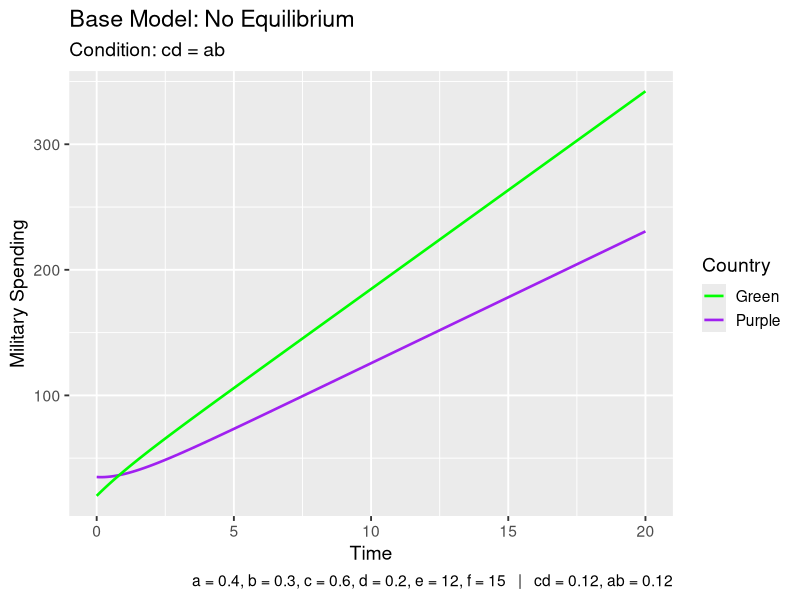
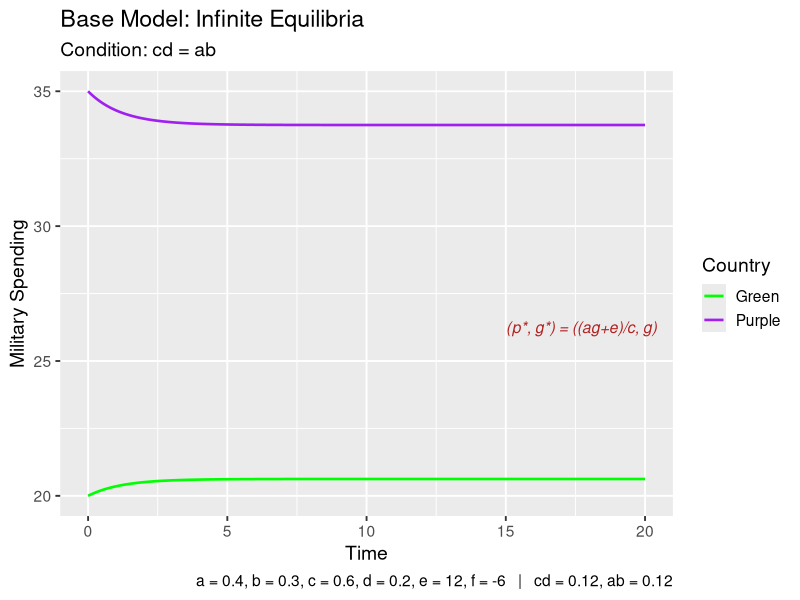
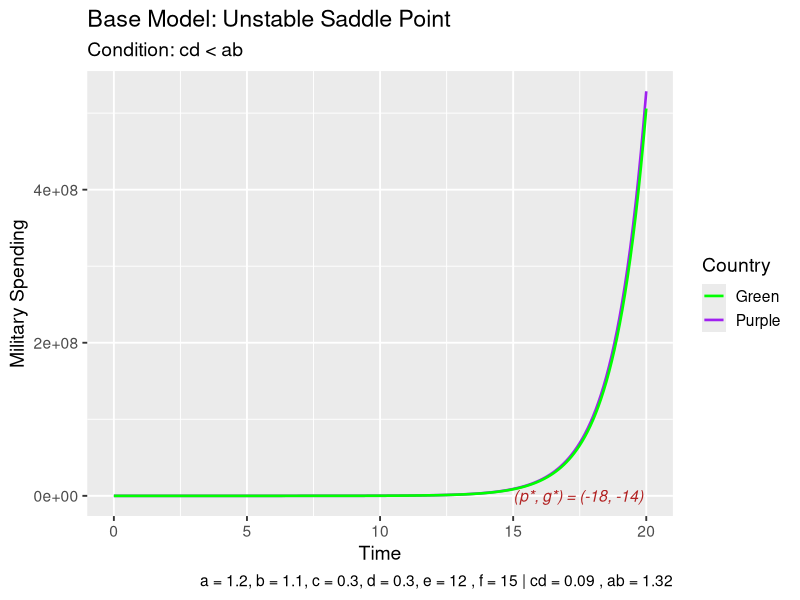
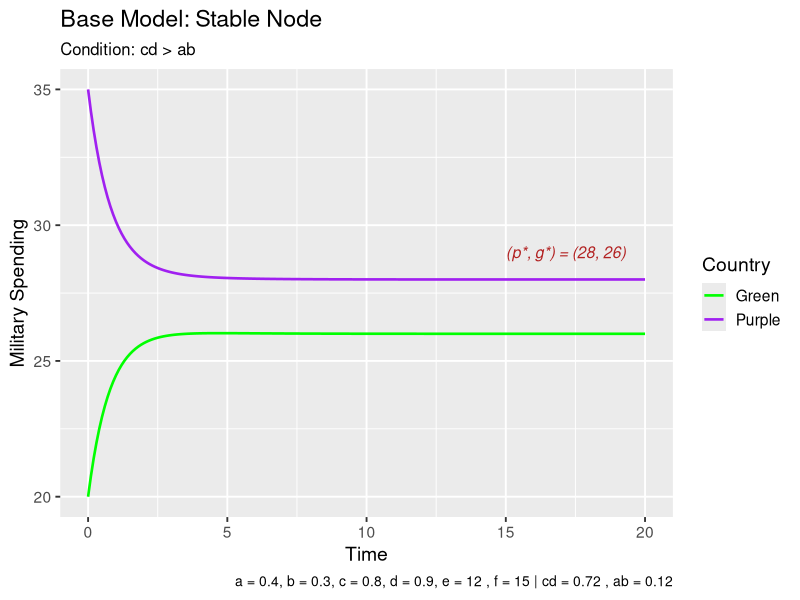
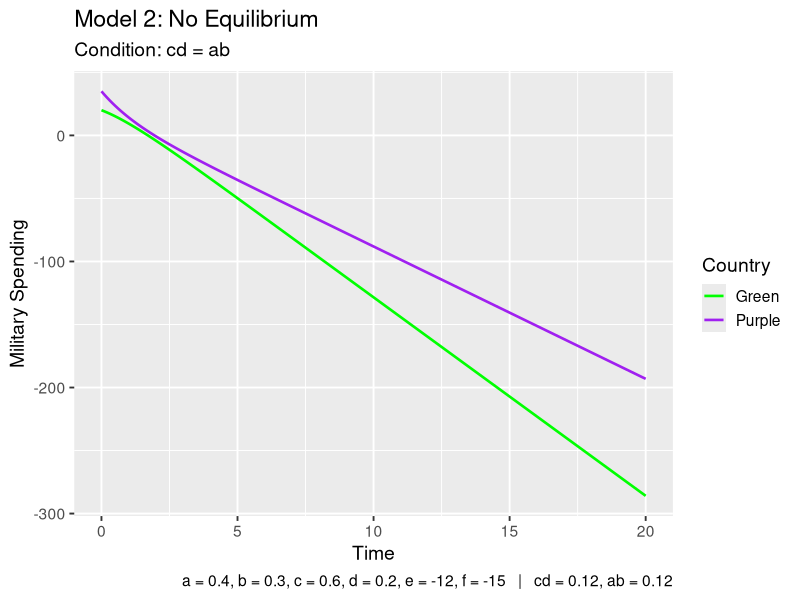
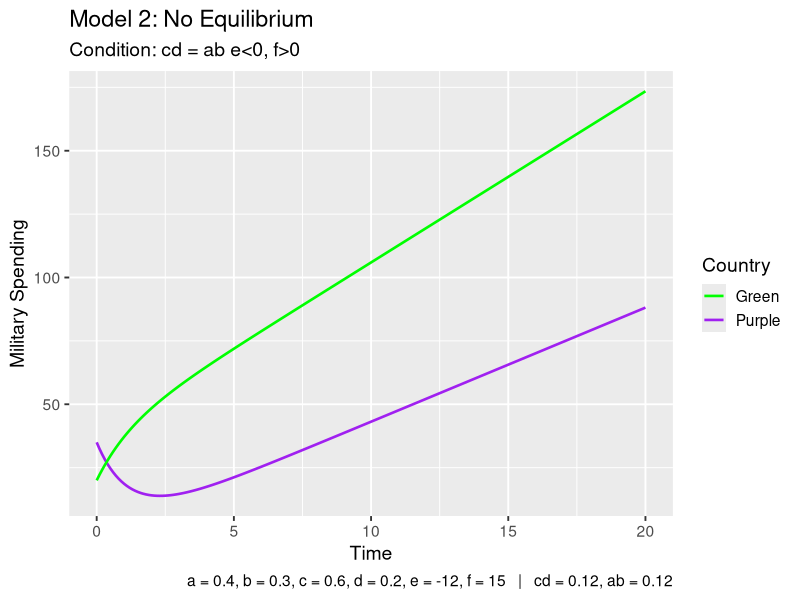
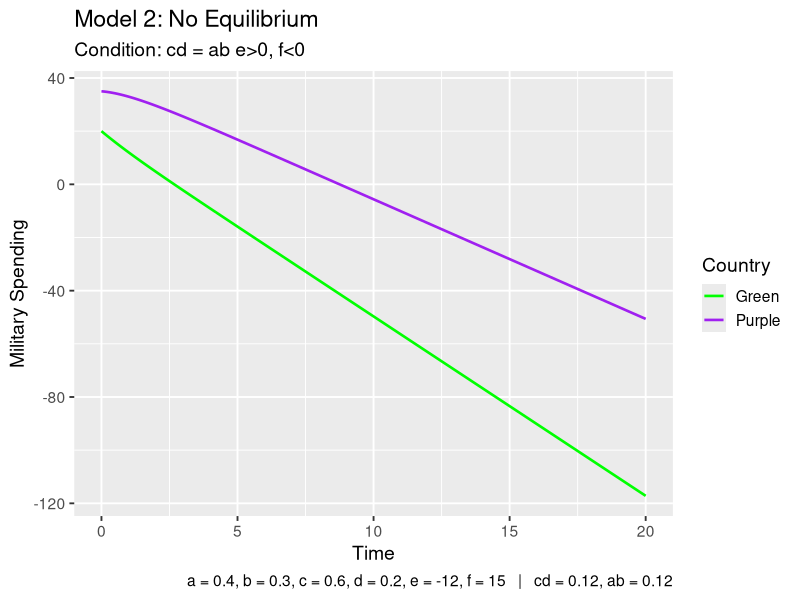
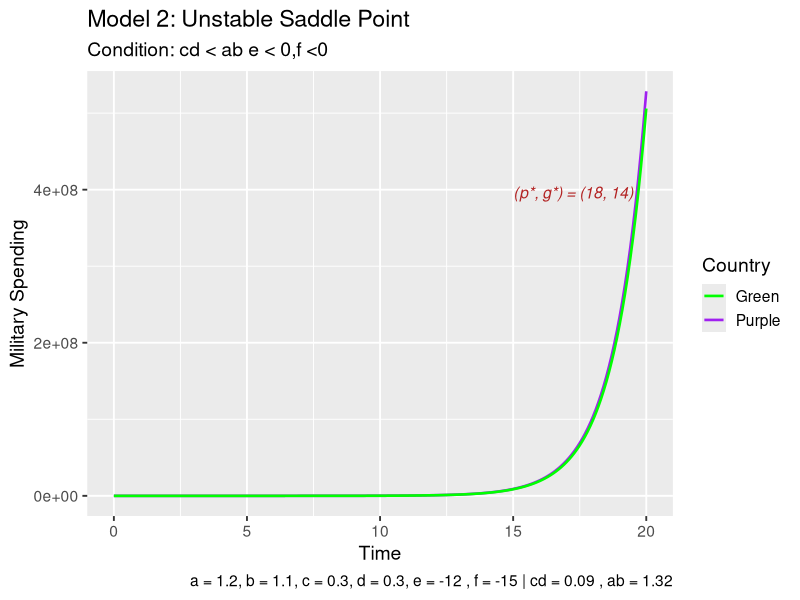

Write R code to recreate these figures, in order.
####################
# Arms Race Model
####################

#load libraries
library(ggplot2)

#time values
t_vals <- seq(0, 20, by = 0.1)

#parameters
#values of e and f shift the equilibrium but do not change stability results - confirm
e <- 12
f <- 15

#initial conditions determine the starting point of the simulation
#values below or above equilibrium affect whether spending initially increases or decreases
#p0 <- 12
#g0 <- 15
p0 <- 35
g0 <- 20

#create matrix to store model values: simulated spending levels of Purple and Green, respectively
arms <- matrix(NA, nrow = 2, ncol = length(t_vals))
arms[,1] <- c(p0, g0)

#Euler's method to numerically simulate the arms race model
arms_model <- function(t_vals, arms, a, b, c, d, e, f){
  h <- t_vals[2] - t_vals[1]
  for(t in 2:length(t_vals)){
    
    p_prev <- arms[1, t-1]
    g_prev <- arms[2, t-1]
  
    dp <- a*g_prev - c*p_prev + e
    dg <- b*p_prev - d*g_prev + f
    
    p_new <- p_prev + h*dp
    g_new <- g_prev + h*dg
    
    arms[,t] <- c(p_new, g_new)
  }
  return(arms)
}


#equilibirum
equilibrium <- function(a, b, c, d, e, f) {
  denom <- c*d - a*b
  if (abs(denom) < 1e-10) return(NULL)
  
  p_star <- (d*e + a*f) / denom
  g_star <- (b*e + c*f) / denom
  
  return(c(p_star = p_star, g_star = g_star))
}

#Model 1 - Condition: cd = ab, (e,f) >0
model1 <- arms_model(t_vals, arms, a = 0.4, b = 0.3, c = 0.6, d = 0.2, e, f)

soln1 <- data.frame(
  time = t_vals,
  purple = model1[1,],
  green = model1[2,]
)

ggplot(soln1) +
  geom_line(aes(x = time, y = purple, colour = "Purple"), linewidth = 0.9) +
  geom_line(aes(x = time, y = green, colour = "Green"), linewidth = 0.9) +
  
  labs(
    title = "Base Model: No Equilibrium",
    subtitle = "Condition: cd = ab",
    x = "Time",
    y = "Military Spending",
    colour = "Country",
    caption = paste0(
      "a = 0.4, b = 0.3, c = 0.6, d = 0.2, e = ", e, ", f = ", f,
      "   |   cd = ", round(0.6*0.2,2),
      ", ab = ", round(0.4*0.3,2)
    )
  ) +
  
  scale_colour_manual(values = c("Purple" = "purple", "Green" = "green")) +
  
  theme_gray(base_size = 14)

#Model 1 - Condition: cd = ab, infinite equilibria case
#pick good values for e and derive f using the relation established
e <- 12
b <-0.3
c <- 0.6
f <- (-b*e)/c
model1_inf <- arms_model(t_vals, arms, a = 0.4, b = 0.3, c = 0.6, d = 0.2, e, f)

eq1_inf <- equilibrium(a = 0.4, b = 0.3, c = 0.6, d = 0.2, e, f)

soln1_inf <- data.frame(
  time = t_vals,
  purple = model1_inf[1,],
  green = model1_inf[2,]
)

ggplot(soln1_inf) +
  geom_line(aes(x = time, y = purple, colour = "Purple"), linewidth = 0.9) +
  geom_line(aes(x = time, y = green, colour = "Green"), linewidth = 0.9) +
  
  #equilibrium label
  annotate("text",
           x = max(t_vals)*0.75,
           y = max(model1_inf[1,])*0.75,
           label = paste0("(p*, g*) = (",
                          "(ag+e)/c", ", ",
                          "g", ")"),
           hjust = 0,
           size = 4,
           colour = "firebrick",
           fontface = "italic") +
  
  labs(
    title = "Base Model: Infinite Equilibria",
    subtitle = "Condition: cd = ab",
    x = "Time",
    y = "Military Spending",
    colour = "Country",
    caption = paste0(
      "a = 0.4, b = 0.3, c = 0.6, d = 0.2, e = ",  round(e,2), ", f = ", round(f,2),
      "   |   cd = ", round(0.6*0.2,2),
      ", ab = ", round(0.4*0.3,2)
    )
  ) +
  
  scale_colour_manual(values = c("Purple" = "purple", "Green" = "green")) +
  
  theme_gray(base_size = 14)

#parameters reinitialized since I need to go back to the default case
e <- 12
f <- 15

#Model 2 - Condition: cd < ab , +ve e,f
model2 <- arms_model(t_vals, arms, a = 1.2, b = 1.1, c = 0.3, d = 0.3, e, f)
#Plot Model 2
soln2 <- data.frame(
  time = t_vals,
  purple = model2[1,],
  green = model2[2,]
)

eq2 <- equilibrium(a = 1.2, b = 1.1, c = 0.3, d = 0.3, e = e, f = f)

ggplot(soln2) +
  geom_line(aes(x = time, y = purple, colour = "Purple"), linewidth = 0.9) +
  geom_line(aes(x = time, y = green, colour = "Green"), linewidth = 0.9) +
  
  #equilibrium label
  annotate("text",
           x = max(t_vals)*0.75,
           y = eq2["p_star"] + 1,
           label = paste0("(p*, g*) = (",
                          round(eq2["p_star"],0), ", ",
                          round(eq2["g_star"],0), ")"),
           hjust = 0,
           size = 4,
           colour = "firebrick",
           fontface = "italic") +
  
  labs(
    title = "Base Model: Unstable Saddle Point",
    subtitle = "Condition: cd < ab",
    x = "Time",
    y = "Military Spending",
    colour = "Country",
    caption = paste("a = 1.2, b = 1.1, c = 0.3, d = 0.3, e =", e, ", f =", f,
                    "| cd =", round(0.3*0.3,2), ", ab =", round(1.2*1.1,2))
  ) +
  scale_colour_manual(values = c("Purple" = "purple", "Green" = "green")) +
  theme_gray(base_size = 14)

#Model 3: Condition: cd > ab
model3 <- arms_model(t_vals, arms, a = 0.4, b = 0.3, c = 0.8, d = 0.9, e, f)

soln3 <- data.frame(
  time = t_vals,
  purple = model3[1,],
  green = model3[2,]
)

eq3 <- equilibrium(a = 0.4, b = 0.3, c = 0.8, d = 0.9, e = e, f = f)

ggplot(soln3) +
  geom_line(aes(x = time, y = purple, colour = "Purple"), linewidth = 0.9) +
  geom_line(aes(x = time, y = green, colour = "Green"), linewidth = 0.9) +
  
  #equilibrium label
  annotate("text",
           x = max(t_vals)*0.75,
           y = eq3["p_star"] + 1,
           label = paste0("(p*, g*) = (",
                          round(eq3["p_star"],0), ", ",
                          round(eq3["g_star"],0), ")"),
           hjust = 0,
           size = 4,
           colour = "firebrick",
           fontface = "italic") +
  
  labs(
    title = "Base Model: Stable Node",
    subtitle = "Condition: cd > ab",
    x = "Time",
    y = "Military Spending",
    colour = "Country",
    caption = paste("a = 0.4, b = 0.3, c = 0.8, d = 0.9, e =", e, ", f =", f,
                    "| cd =", round(0.8*0.9,2), ", ab =", round(0.4*0.3,2))
  ) +
  
  scale_colour_manual(values = c("Purple" = "purple", "Green" = "green")) +
  
  theme_gray(base_size = 14) +
  theme(
    plot.title = element_text(face = "plain"),
    plot.subtitle = element_text(size = 12),
    legend.position = "right",
    plot.caption = element_text(size = 10)
  )


#Model 1 - Condition: cd = ab, (e,f) < 0
model1_neg <- arms_model(t_vals, arms, a = 0.4, b = 0.3, c = 0.6, d = 0.2, e=-e, f=-f)

eq1 <- equilibrium(a = 0.4, b = 0.3, c = 0.6, d = 0.2, e = -e, f = -f) 
## Returns null so I'm going to delete logic for
## plotting equilibriums

soln1_neg <- data.frame(
  time = t_vals,
  purple = model1_neg[1,],
  green = model1_neg[2,]
)

ggplot(soln1_neg) +
  geom_line(aes(x = time, y = purple, colour = "Purple"), linewidth = 0.9) +
  geom_line(aes(x = time, y = green, colour = "Green"), linewidth = 0.9) +

  labs(
    title = "Model 2: No Equilibrium",
    subtitle = "Condition: cd = ab",
    x = "Time",
    y = "Military Spending",
    colour = "Country",
    caption = paste0(
      "a = 0.4, b = 0.3, c = 0.6, d = 0.2, e = ", -e, ", f = ", -f,
      "   |   cd = ", round(0.6*0.2,2),
      ", ab = ", round(0.4*0.3,2)
    )
  ) +
  
  scale_colour_manual(values = c("Purple" = "purple", "Green" = "green")) +
  
  theme_gray(base_size = 14)

#Model 1 - Condition: cd = ab, (e< 0 f> 0)
model1_diff <- arms_model(t_vals, arms, a = 0.4, b = 0.3, c = 0.6, d = 0.2, e=-e, f=f)

eq1 <- equilibrium(a = 0.4, b = 0.3, c = 0.6, d = 0.2, e = -e, f = f) 
## Returns null so I'm going to delete logic for
## plotting equilibriums

soln1_neg <- data.frame(
  time = t_vals,
  purple = model1_diff[1,],
  green = model1_diff[2,]
)

ggplot(soln1_neg) +
  geom_line(aes(x = time, y = purple, colour = "Purple"), linewidth = 0.9) +
  geom_line(aes(x = time, y = green, colour = "Green"), linewidth = 0.9) +
  
  labs(
    title = "Model 2: No Equilibrium",
    subtitle = "Condition: cd = ab e<0, f>0",
    x = "Time",
    y = "Military Spending",
    colour = "Country",
    caption = paste0(
      "a = 0.4, b = 0.3, c = 0.6, d = 0.2, e = ", -e, ", f = ", f,
      "   |   cd = ", round(0.6*0.2,2),
      ", ab = ", round(0.4*0.3,2)
    )
  ) +
  
  scale_colour_manual(values = c("Purple" = "purple", "Green" = "green")) +
  
  theme_gray(base_size = 14)

#Model 1 - Condition: cd = ab, (e> 0 f< 0)
model1_diff_b <- arms_model(t_vals, arms, a = 0.4, b = 0.3, c = 0.6, d = 0.2, e=e, f=-f)

eq1 <- equilibrium(a = 0.4, b = 0.3, c = 0.6, d = 0.2, e = e, f = -f) 
## Returns null so I'm going to delete logic for
## plotting equilibriums

soln1_neg <- data.frame(
  time = t_vals,
  purple = model1_diff_b[1,],
  green = model1_diff_b[2,]
)

ggplot(soln1_neg) +
  geom_line(aes(x = time, y = purple, colour = "Purple"), linewidth = 0.9) +
  geom_line(aes(x = time, y = green, colour = "Green"), linewidth = 0.9) +
  
  labs(
    title = "Model 2: No Equilibrium",
    subtitle = "Condition: cd = ab e>0, f<0",
    x = "Time",
    y = "Military Spending",
    colour = "Country",
    caption = paste0(
      "a = 0.4, b = 0.3, c = 0.6, d = 0.2, e = ", -e, ", f = ", f,
      "   |   cd = ", round(0.6*0.2,2),
      ", ab = ", round(0.4*0.3,2)
    )
  ) +
  
  scale_colour_manual(values = c("Purple" = "purple", "Green" = "green")) +
  
  theme_gray(base_size = 14)

#Model 2 - Condition: cd < ab , (e,f) < 0
model2_neg <- arms_model(t_vals, arms, a = 1.2, b = 1.1, c = 0.3, d = 0.3, e, f)
#Plot Model 2
soln2 <- data.frame(
  time = t_vals,
  purple = model2_neg[1,],
  green = model2_neg[2,]
)

eq2 <- equilibrium(a = 1.2, b = 1.1, c = 0.3, d = 0.3, e = -e, f = -f)

ggplot(soln2) +
  geom_line(aes(x = time, y = purple, colour = "Purple"), linewidth = 0.9) +
  geom_line(aes(x = time, y = green, colour = "Green"), linewidth = 0.9) +
  
  #equilibrium label
  annotate("text",
           x = max(t_vals)*0.75,
           y = max(model2_neg[1,])*0.75,
           label = paste0("(p*, g*) = (",
                          round(eq2["p_star"],0), ", ",
                          round(eq2["g_star"],0), ")"),
           hjust = 0,
           size = 4,
           colour = "firebrick",
           fontface = "italic") +
  
  labs(
    title = "Model 2: Unstable Saddle Point",
    subtitle = "Condition: cd < ab e < 0,f <0",
    x = "Time",
    y = "Military Spending",
    colour = "Country",
    caption = paste("a = 1.2, b = 1.1, c = 0.3, d = 0.3, e =", -e, ", f =", -f,
                    "| cd =", round(0.3*0.3,2), ", ab =", round(1.2*1.1,2))
  ) +
  scale_colour_manual(values = c("Purple" = "purple", "Green" = "green")) +
  theme_gray(base_size = 14)

#Model 2 - Condition: cd < ab , (e > 0, f < 0)
model2_diff <- arms_model(t_vals, arms, a = 1.2, b = 1.1, c = 0.3, d = 0.3, e, -f)
#Plot Model 2
soln2 <- data.frame(
  time = t_vals,
  purple = model2_diff[1,],
  green = model2_diff[2,]
)

eq2 <- equilibrium(a = 1.2, b = 1.1, c = 0.3, d = 0.3, e = e, f = -f)

ggplot(soln2) +
  geom_line(aes(x = time, y = purple, colour = "Purple"), linewidth = 0.9) +
  geom_line(aes(x = time, y = green, colour = "Green"), linewidth = 0.9) +
  
#equilibrium label
annotate("text",
         x = max(t_vals)*0.75,
         y = eq2["p_star"] + 1,
         label = paste0("(p*, g*) = (",
                        round(eq2["p_star"],0), ", ",
                        round(eq2["g_star"],0), ")"),
         hjust = 0,
         size = 4,
         colour = "firebrick",
         fontface = "italic") +
  
  labs(
    title = "Model 2: Unstable Saddle Point",
    subtitle = "Condition: cd < ab, e>0 f<0",
    x = "Time",
    y = "Military Spending",
    colour = "Country",
    caption = paste("a = 1.2, b = 1.1, c = 0.3, d = 0.3, e =", e, ", f =", -f,
                    "| cd =", round(0.3*0.3,2), ", ab =", round(1.2*1.1,2))
  ) +
  scale_colour_manual(values = c("Purple" = "purple", "Green" = "green")) +
  theme_gray(base_size = 14)

#Model 2 - Condition: cd < ab , (e < 0, f > 0)
model2_diff_b <- arms_model(t_vals, arms, a = 1.2, b = 1.1, c = 0.3, d = 0.3, -e, f)
#Plot Model 2
soln2 <- data.frame(
  time = t_vals,
  purple = model2_diff[1,],
  green = model2_diff[2,]
)

eq2 <- equilibrium(a = 1.2, b = 1.1, c = 0.3, d = 0.3, e = -e, f = f)

ggplot(soln2) +
  geom_line(aes(x = time, y = purple, colour = "Purple"), linewidth = 0.9) +
  geom_line(aes(x = time, y = green, colour = "Green"), linewidth = 0.9) +
  
  #equilibrium label
  annotate("text",
           x = max(t_vals)*0.75,
           y = eq2["p_star"] + 1,
           label = paste0("(p*, g*) = (",
                          round(eq2["p_star"],0), ", ",
                          round(eq2["g_star"],0), ")"),
           hjust = 0,
           size = 4,
           colour = "firebrick",
           fontface = "italic") +
  
  labs(
    title = "Model 2: Unstable Saddle Point",
    subtitle = "Condition: cd < ab, e<0 f>0",
    x = "Time",
    y = "Military Spending",
    colour = "Country",
    caption = paste("a = 1.2, b = 1.1, c = 0.3, d = 0.3, e =", -e, ", f =", f,
                    "| cd =", round(0.3*0.3,2), ", ab =", round(1.2*1.1,2))
  ) +
  scale_colour_manual(values = c("Purple" = "purple", "Green" = "green")) +
  theme_gray(base_size = 14)

#Model 3: Condition: cd > ab, (e,f) < 0
model3_neg <- arms_model(t_vals, arms, a = 0.4, b = 0.3, c = 0.8, d = 0.9, -e, -f)

soln3_neg <- data.frame(
  time = t_vals,
  purple = model3_neg[1,],
  green = model3_neg[2,]
)

eq3 <- equilibrium(a = 0.4, b = 0.3, c = 0.8, d = 0.9, e = -e, f = -f)

ggplot(soln3) +
  geom_line(aes(x = time, y = purple, colour = "Purple"), linewidth = 0.9) +
  geom_line(aes(x = time, y = green, colour = "Green"), linewidth = 0.9) +
  
  #equilibrium label
  annotate("text",
           x = max(t_vals)*0.75,
           y = max(model3_neg[1,])*0.75,
           label = paste0("(p*, g*) = (",
                          round(eq3["p_star"],0), ", ",
                          round(eq3["g_star"],0), ")"),
           hjust = 0,
           size = 4,
           colour = "firebrick",
           fontface = "italic") +
  
  labs(
    title = "Model 2: Stable Node",
    subtitle = "Condition: cd > ab, e < 0, f< 0",
    x = "Time",
    y = "Military Spending",
    colour = "Country",
    caption = paste("a = 0.4, b = 0.3, c = 0.8, d = 0.9, e =", -e, ", f =", -f,
                    "| cd =", round(0.8*0.9,2), ", ab =", round(0.4*0.3,2))
  ) +
  
  scale_colour_manual(values = c("Purple" = "purple", "Green" = "green")) +
  
  theme_gray(base_size = 14) +
  theme(
    plot.title = element_text(face = "plain"),
    plot.subtitle = element_text(size = 12),
    legend.position = "right",
    plot.caption = element_text(size = 10)
  )

#Model 3: Condition: cd > ab, (e < 0, f > 0)
model3_diff <- arms_model(t_vals, arms, a = 0.4, b = 0.3, c = 0.8, d = 0.9, -e, f)

soln3_diff <- data.frame(
  time = t_vals,
  purple = model3_diff[1,],
  green = model3_diff[2,]
)

eq3 <- equilibrium(a = 0.4, b = 0.3, c = 0.8, d = 0.9, e = -e, f = f)

ggplot(soln3) +
  geom_line(aes(x = time, y = purple, colour = "Purple"), linewidth = 0.9) +
  geom_line(aes(x = time, y = green, colour = "Green"), linewidth = 0.9) +
  
  #equilibrium label
  annotate("text",
           x = max(t_vals)*0.75,
           y = eq3["p_star"] + 1,
           label = paste0("(p*, g*) = (",
                          round(eq3["p_star"],0), ", ",
                          round(eq3["g_star"],0), ")"),
           hjust = 0,
           size = 4,
           colour = "firebrick",
           fontface = "italic") +
  
  labs(
    title = "Model 2: Stable Node",
    subtitle = "Condition: cd > ab, e<0, f>0",
    x = "Time",
    y = "Military Spending",
    colour = "Country",
    caption = paste("a = 0.4, b = 0.3, c = 0.8, d = 0.9, e =", -e, ", f =", f,
                    "| cd =", round(0.8*0.9,2), ", ab =", round(0.4*0.3,2))
  ) +
  
  scale_colour_manual(values = c("Purple" = "purple", "Green" = "green")) +
  
  theme_gray(base_size = 14) +
  theme(
    plot.title = element_text(face = "plain"),
    plot.subtitle = element_text(size = 12),
    legend.position = "right",
    plot.caption = element_text(size = 10)
  )

#Model 3: Condition: cd > ab, (e > 0, f < 0)
model3_diff_b <- arms_model(t_vals, arms, a = 0.4, b = 0.3, c = 0.8, d = 0.9, e, -f)

soln3_diff <- data.frame(
  time = t_vals,
  purple = model3_diff_b[1,],
  green = model3_diff_b[2,]
)

eq3 <- equilibrium(a = 0.4, b = 0.3, c = 0.8, d = 0.9, e = e, f = -f)

ggplot(soln3) +
  geom_line(aes(x = time, y = purple, colour = "Purple"), linewidth = 0.9) +
  geom_line(aes(x = time, y = green, colour = "Green"), linewidth = 0.9) +
  
  #equilibrium label
  annotate("text",
           x = max(t_vals)*0.75,
           y = eq3["p_star"] + 1,
           label = paste0("(p*, g*) = (",
                          round(eq3["p_star"],0), ", ",
                          round(eq3["g_star"],0), ")"),
           hjust = 0,
           size = 4,
           colour = "firebrick",
           fontface = "italic") +
  
  labs(
    title = "Model 2: Stable Node",
    subtitle = "Condition: cd > ab, e>0, f<0",
    x = "Time",
    y = "Military Spending",
    colour = "Country",
    caption = paste("a = 0.4, b = 0.3, c = 0.8, d = 0.9, e =", e, ", f =", -f,
                    "| cd =", round(0.8*0.9,2), ", ab =", round(0.4*0.3,2))
  ) +
  
  scale_colour_manual(values = c("Purple" = "purple", "Green" = "green")) +
  
  theme_gray(base_size = 14) +
  theme(
    plot.title = element_text(face = "plain"),
    plot.subtitle = element_text(size = 12),
    legend.position = "right",
    plot.caption = element_text(size = 10)
  )

####################################
### Phase Diagrams for each Case ###
####################################

# Phase diagram for Case 1 e,f >0
plot(model1[1,], model1[2,],
     type="l",
     col="blue",
     lwd=2,
     xlab="Purple spending p(t)",
     ylab="Green spending g(t)",
     main="Phase Diagram: Case 1")
points(p0, g0, col="red", pch=19)  # starting point
text(p0, g0, "Start", pos=4)

# Phase diagram for Case 1 e,f < 0
plot(model1_neg[1,], model1_neg[2,],
     type="l",
     col="blue",
     lwd=2,
     xlab="Purple spending p(t)",
     ylab="Green spending g(t)",
     main="Phase Diagram: Case 1")
points(p0, g0, col="red", pch=19)  # starting point
text(p0, g0, "Start", pos=4)

# Phase diagram for Case 2
plot(model2[1,], model2[2,],
     type="l",
     col="blue",
     lwd=2,
     xlab="Purple spending p(t)",
     ylab="Green spending g(t)",
     main="Phase Diagram: Case 2")
points(p0, g0, col="red", pch=19)  # starting point
text(p0, g0, "Start", pos=4)

#Phase diagram for Case 3
plot(model3[1,], model3[2,],
     type="l",
     col="blue",
     lwd=2,
     xlab="Purple spending p(t)",
     ylab="Green spending g(t)",
     main="Phase Diagram: Case 3")
points(p0, g0, col="red", pch=19)  # starting point
text(p0, g0, "Start", pos=4)
